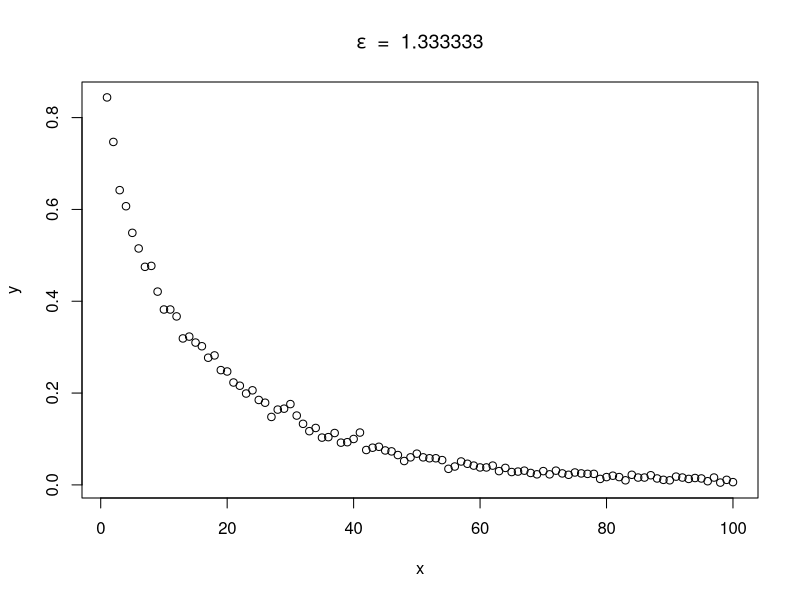
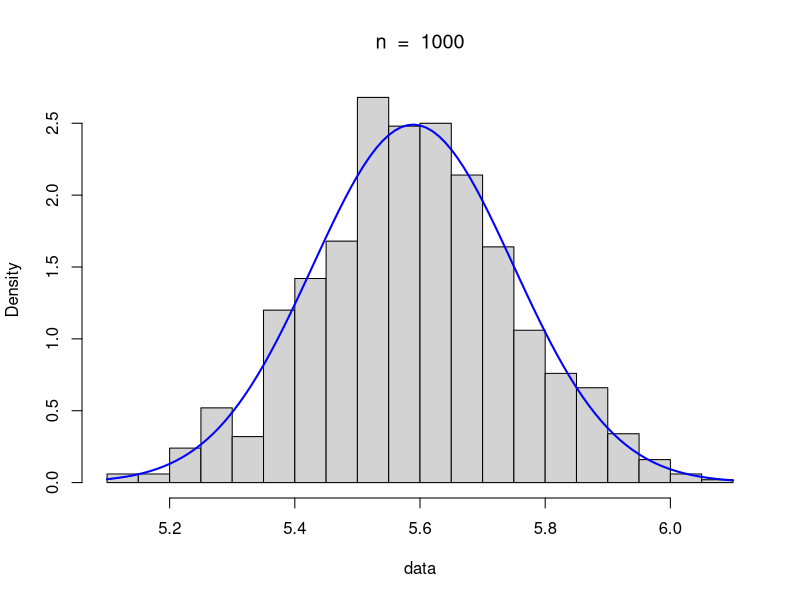

The R source for these figures, in order:
############
# Partie 3 #
############

# q3.2

q3 <- function(n, e) {
  m = 1000
  p = 0.1789
  l = numeric(m)
  for (i in 1:m)
  {
    l[i] = sum(rgeom(n, p)) + n
  }
  c = 0
  for (i in 1:m)
  {
    if ((abs(l[i] / n - 1 / p) >= e))
    {
      c = c + 1
    }
  }
  return (c/m)
}

x = seq(1, 100)
y = x
e = 1.333333
for (i in seq(1, 100))
{
  y[i] = q3(x[i], e)
}
plot(x, y)
title(main = expression(epsilon ~ " = " ~ 1.333333))
# q3.3
simu <- function(n)
{
  m = 1000
  p = 0.1789
  l = numeric(m)
  for (i in 1:m)
  {
    l[i] = mean(rgeom(n, p))+1
  }
  return (l)
}

data = simu(1000)
m<-mean(data)
std<-sqrt(var(data))
hist(data, breaks=20, prob=TRUE, main=expression(n ~ " = " ~ 1000))
curve(dnorm(x, mean=m, sd=std), col="blue", lwd=2, add=TRUE)
